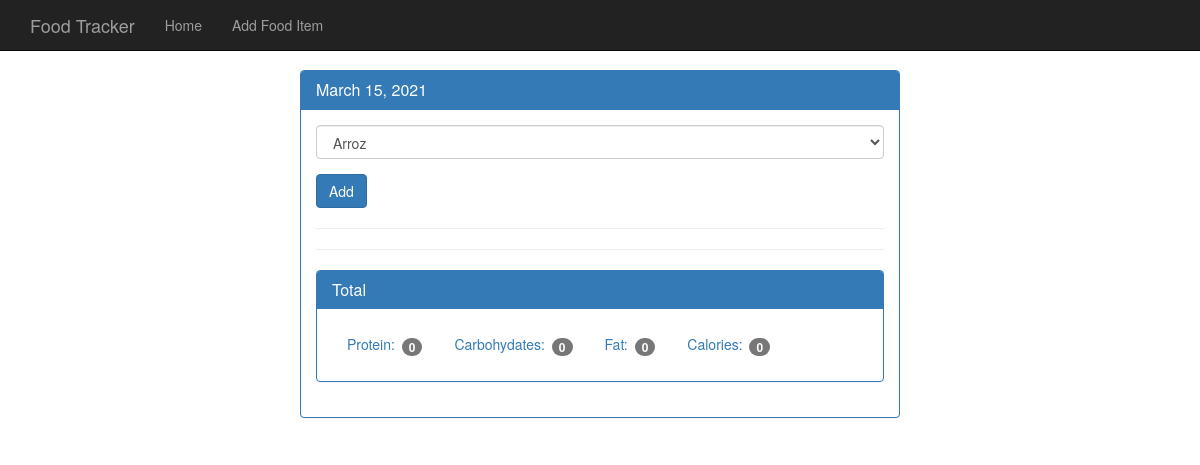
/day/1, run on an earlier commit of the app's database.
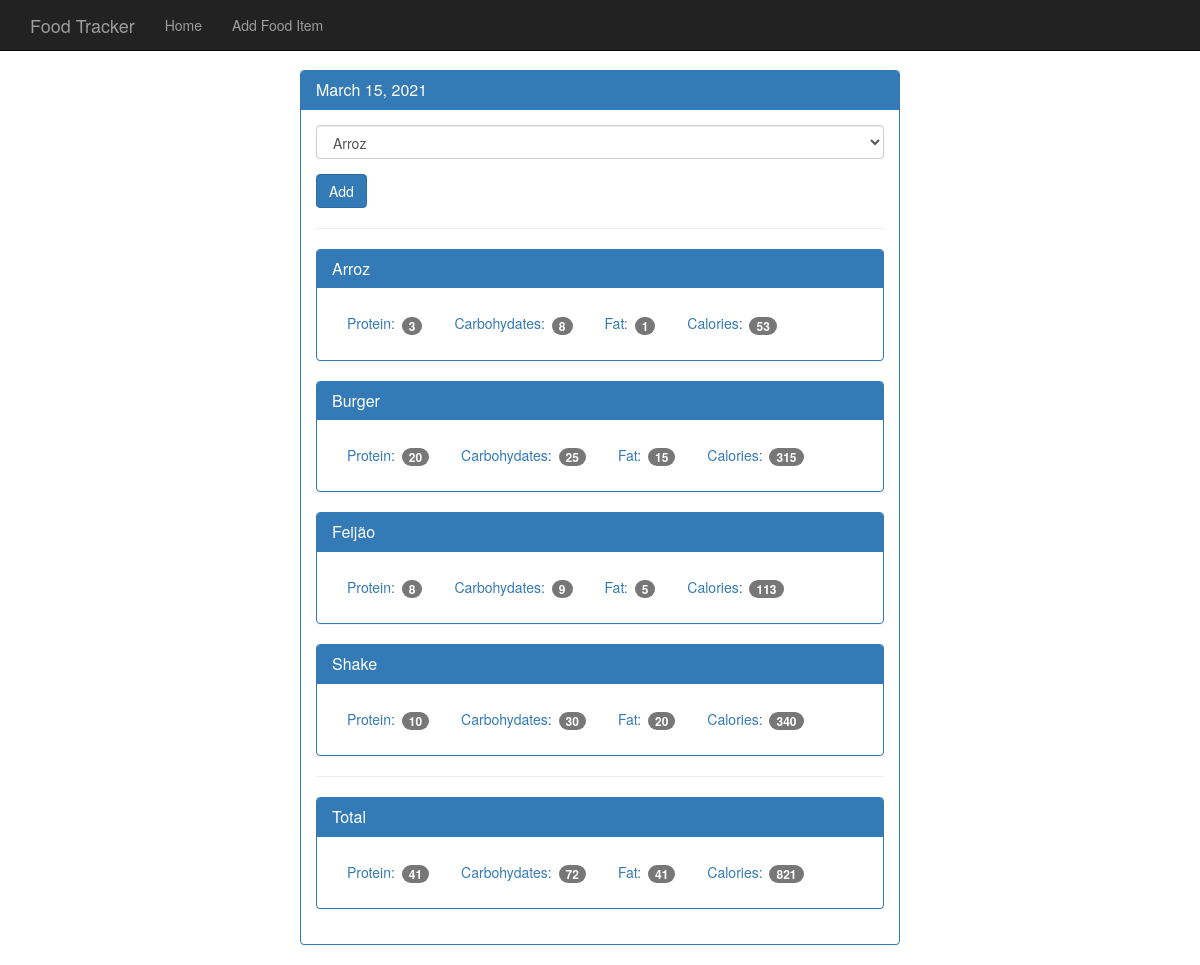
And on a later commit of the database.
### tables this page shows
CREATE TABLE daily_intake (
    date_id    integer not null,
    food_id    integer not null,
    primary key (date_id, food_id)
);

CREATE TABLE foods (
    id         integer primary key autoincrement,
    name       text    not null,
    protein    integer not null,
    carbs      integer not null,
    fat        integer not null,
    calories   integer not null
);

### app.py (the view)
@app.route('/day/<date_id>', methods=['GET'])
def get_day(date_id):
    db = open_db()
    cur = db.execute('''
        select d.id, d.entry_date
        from   dates d
        where  d.id = ?
        order  by d.id
        ''', [date_id])
    date = cur.fetchone()
    date_db = datetime.strptime(str(date['entry_date']), '%Y%m%d')
    date_ft = datetime.strftime(date_db, '%B %d, %Y')
    cur = db.execute('''
        select f.id, f.name
        from   foods f
        order  by f.name
        ''')
    foods = cur.fetchall()
    cur = db.execute('''
        select i.date_id, d.entry_date, i.food_id, f.name, f.protein, f.carbs, f.fat, f.calories
        from   daily_intake i
        left   join dates   d on d.id = i.date_id
        left   join foods   f on f.id = i.food_id
        where  i.date_id    = ?
        order  by i.date_id, f.name
        ''', [date_id])
    intakes = cur.fetchall()
    cur = db.execute('''
        select ifnull(sum(f.protein),0) protein
        ,      ifnull(sum(f.carbs),0) carbs
        ,      ifnull(sum(f.fat),0) fat
        ,      ifnull(sum(f.calories),0) calories
        from   daily_intake i
        left   join dates   d on d.id = i.date_id
        left   join foods   f on f.id = i.food_id
        where  i.date_id    = ?
        ''', [date_id])
    totals = cur.fetchone()
    db.close()
    return render_template('day.html', date_id=date_id, date_ft=date_ft, foods=foods, intakes=intakes, totals=totals)

### database.py (called while the page is built)
def connect_db():
    sql = sqlite3.connect('/home/mmlcasag/python/food_tracker/database/food_tracker.db')
    sql.row_factory = sqlite3.Row
    return sql

def open_db():
    if not hasattr(g, 'sqlite3_db'):
        g.sqlite3_db = connect_db()
    return g.sqlite3_db

### templates/day.html (shortened to what this page needs)
{% extends 'base.html' %}
{% block body %}
<nav class="navbar navbar-inverse navbar-fixed-top">
  <div class="container">
    <div class="navbar-header">
      <a class="navbar-brand" href="{{ url_for('get_home') }}">Food Tracker</a>
    </div>
    <div id="navbar" class="navbar-collapse collapse">
      <ul class="nav navbar-nav">
        <li><a href="{{ url_for('get_home') }}">Home</a></li>
        <li><a href="{{ url_for('get_add_food') }}">Add Food Item</a></li>
      </ul>
    </div>
  </div>
</nav>
<div class="container theme-showcase col-sm-6 col-sm-offset-3" role="main">
  <div class="row">
    <div>
      <div class="panel panel-primary">
        <div class="panel-heading">
          <h3 class="panel-title">{{ date_ft }}</h3>
        </div>
        <div class="panel-body">
          <form method="POST" action="{{ url_for('post_day') }}">
            <div class="form-group">
              <select class="form-control" name="food">
                {% for food in foods %}
                  <option value="{{ food.id }}">{{ food.name }}</option>
                {% endfor %}
              </select>
            </div>
            <button type="submit" class="btn btn-primary">Add</button>
          </form>
          <hr />
          {% for intake in intakes %}
            <div class="panel panel-primary">
              <div class="panel-heading">
                <h3 class="panel-title">{{ intake.name }}</h3>
              </div>
              <div class="panel-body">
                <ul class="nav nav-pills" role="tablist">
                  <li><a>Protein: <span class="badge">{{ intake.protein }}</span></a></li>
                  <li><a>Carbohydates: <span class="badge">{{ intake.carbs }}</span></a></li>
                  <li><a>Fat: <span class="badge">{{ intake.fat }}</span></a></li>
                  <li><a>Calories: <span class="badge">{{ intake.calories }}</span></a></li>
                </ul>
              </div>
            </div>
          {% endfor %}
          <hr />
          <div class="panel panel-primary">
            <div class="panel-heading">
              <h3 class="panel-title">Total</h3>
            </div>
            <div class="panel-body">
              <ul class="nav nav-pills" role="tablist">
                <li><a>Protein: <span class="badge">{{ totals.protein }}</span></a></li>
                <li><a>Carbohydates: <span class="badge">{{ totals.carbs }}</span></a></li>
                <li><a>Fat: <span class="badge">{{ totals.fat }}</span></a></li>
                <li><a>Calories: <span class="badge">{{ totals.calories }}</span></a></li>
              </ul>
            </div>
          </div>
        </div>
      </div>
    </div>
  </div>
</div>
{% endblock %}

What changed in the data, as far as the page shows it:
added daily_intake: name "Arroz", protein "3", carbs "8", fat "1", calories "53"
added daily_intake: name "Burger", protein "20", carbs "25", fat "15", calories "315"
added daily_intake: name "Feijão", protein "8", carbs "9", fat "5", calories "113"
added daily_intake: name "Shake", protein "10", carbs "30", fat "20", calories "340"
Also different on the page:
{{ totals.protein }}: "0" → "41"
{{ totals.carbs }}: "0" → "72"
{{ totals.fat }}: "0" → "41"
{{ totals.calories }}: "0" → "821"
